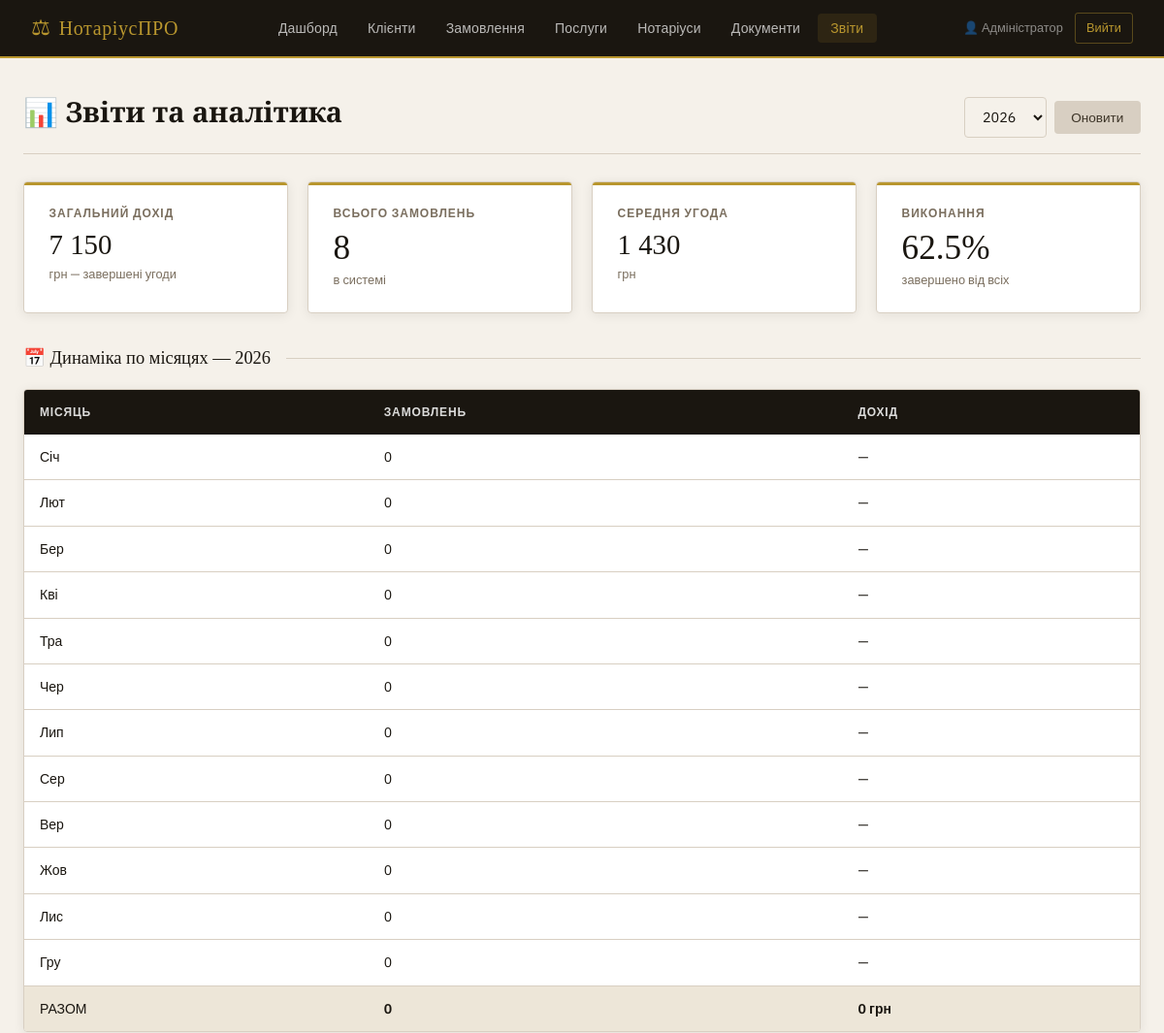
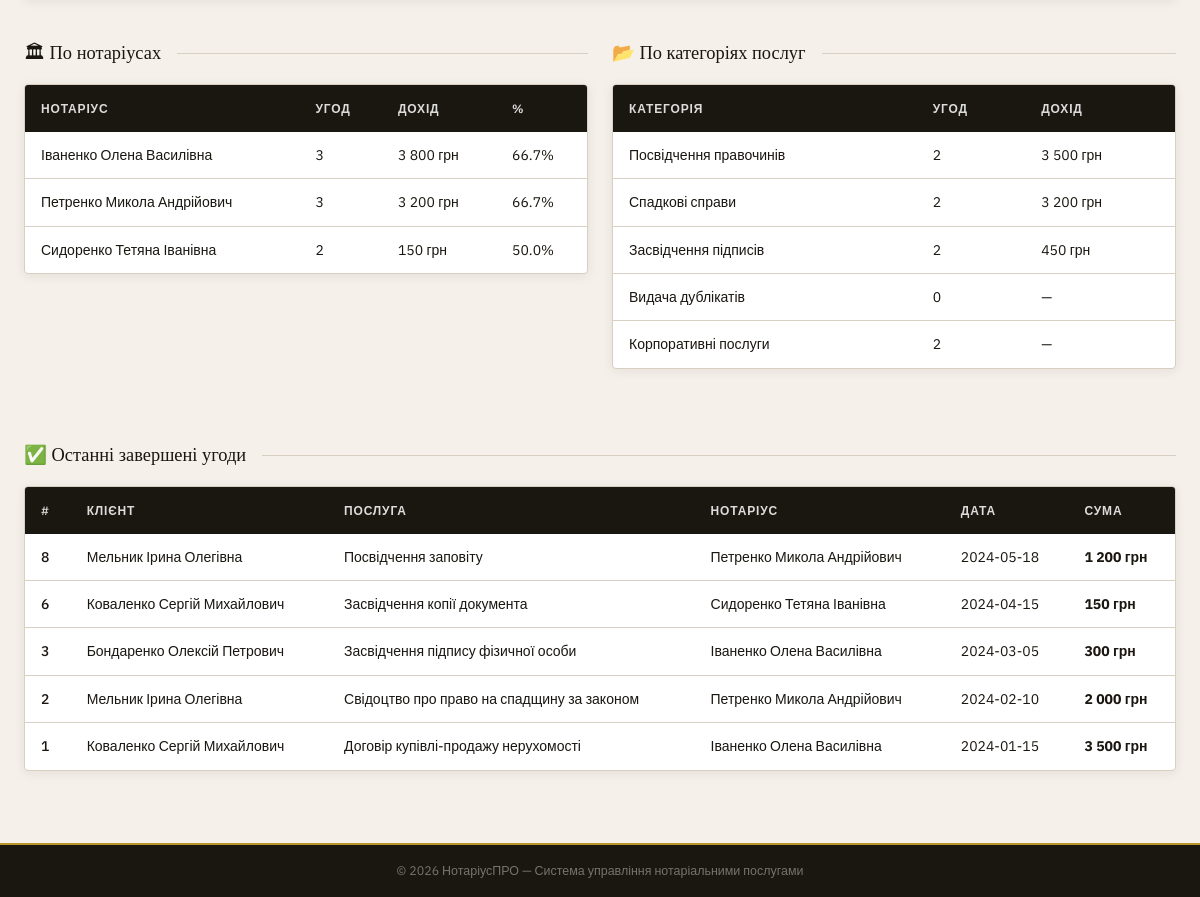
The page /pages/reports.php (signed in) on the database its author committed (2 pictures, top to bottom).
### tables this page shows
CREATE TABLE orders (
    id           INT AUTO_INCREMENT PRIMARY KEY,
    client_id    INT NOT NULL,
    notary_id    INT NOT NULL,
    service_id   INT NOT NULL,
    order_date   DATE NOT NULL,
    status       ENUM('pending','in_progress','completed','cancelled') DEFAULT 'pending',
    total_price  DECIMAL(10,2) NOT NULL,
    notes        TEXT,
    created_at   DATETIME DEFAULT CURRENT_TIMESTAMP,
    FOREIGN KEY (client_id)  REFERENCES clients(id)  ON DELETE RESTRICT,
    FOREIGN KEY (notary_id)  REFERENCES notaries(id) ON DELETE RESTRICT,
    FOREIGN KEY (service_id) REFERENCES services(id) ON DELETE RESTRICT
);

CREATE TABLE clients (
    id            INT AUTO_INCREMENT PRIMARY KEY,
    full_name     VARCHAR(150) NOT NULL,
    passport_no   VARCHAR(20)  NOT NULL UNIQUE,
    tax_id        VARCHAR(20),
    phone         VARCHAR(20),
    email         VARCHAR(100),
    address       TEXT,
    created_at    DATETIME DEFAULT CURRENT_TIMESTAMP
);

CREATE TABLE services (
    id          INT AUTO_INCREMENT PRIMARY KEY,
    category_id INT NOT NULL,
    name        VARCHAR(200) NOT NULL,
    description TEXT,
    base_price  DECIMAL(10,2) NOT NULL DEFAULT 0.00,
    FOREIGN KEY (category_id) REFERENCES service_categories(id) ON DELETE CASCADE
);

CREATE TABLE notaries (
    id          INT AUTO_INCREMENT PRIMARY KEY,
    full_name   VARCHAR(150) NOT NULL,
    license_no  VARCHAR(50)  NOT NULL UNIQUE,
    phone       VARCHAR(20),
    email       VARCHAR(100),
    address     TEXT,
    created_at  DATETIME DEFAULT CURRENT_TIMESTAMP
);

### includes/config.php (called while the page is built, shortened)
<?php
function e(string $s): string {
    return htmlspecialchars($s, ENT_QUOTES, 'UTF-8');
}

### pages/reports.php (the view, shortened to what this page needs)
<?php
require_once __DIR__ . '/../includes/config.php';
$db = getDB();
$year  = (int)($_GET['year']  ?? date('Y'));
$totalRevenue   = $db->query("SELECT COALESCE(SUM(total_price),0) FROM orders WHERE status='completed'")->fetchColumn();
$totalOrders    = $db->query("SELECT COUNT(*) FROM orders")->fetchColumn();
$avgOrder       = $db->query("SELECT COALESCE(AVG(total_price),0) FROM orders WHERE status='completed'")->fetchColumn();
$completionRate = $db->query("SELECT ROUND(SUM(status='completed')/COUNT(*)*100,1) FROM orders")->fetchColumn();
$byMonth = $db->prepare("
    SELECT MONTH(order_date) AS m,
           COUNT(*) AS cnt,
           COALESCE(SUM(CASE WHEN status='completed' THEN total_price END),0) AS revenue
    FROM orders WHERE YEAR(order_date)=?
    GROUP BY MONTH(order_date) ORDER BY m");
$byMonth->execute([$year]);
$monthlyData = $byMonth->fetchAll(PDO::FETCH_ASSOC);
$monthMap = array_column($monthlyData, null, 'm');
$byNotary = $db->query("
    SELECT n.full_name,
           COUNT(o.id) AS cnt,
           COALESCE(SUM(CASE WHEN o.status='completed' THEN o.total_price END),0) AS revenue,
           ROUND(SUM(o.status='completed')/COUNT(o.id)*100,1) AS rate
    FROM notaries n LEFT JOIN orders o ON o.notary_id=n.id
    GROUP BY n.id ORDER BY revenue DESC")->fetchAll();
$byCategory = $db->query("
    SELECT sc.name,
           COUNT(o.id) AS cnt,
           COALESCE(SUM(CASE WHEN o.status='completed' THEN o.total_price END),0) AS revenue
    FROM service_categories sc
    LEFT JOIN services s ON s.category_id=sc.id
    LEFT JOIN orders o ON o.service_id=s.id
    GROUP BY sc.id ORDER BY revenue DESC")->fetchAll();
$recentCompleted = $db->query("
    SELECT o.id, c.full_name AS client, s.name AS service,
           n.full_name AS notary, o.order_date, o.total_price
    FROM orders o
    JOIN clients c ON c.id=o.client_id
    JOIN services s ON s.id=o.service_id
    JOIN notaries n ON n.id=o.notary_id
    WHERE o.status='completed' ORDER BY o.order_date DESC LIMIT 10")->fetchAll();
$months_ua = ['','Січ','Лют','Бер','Кві','Тра','Чер','Лип','Сер','Вер','Жов','Лис','Гру'];
include __DIR__ . '/../includes/header.php';
?>
<div class="page-header">
  <h1>📊 Звіти та аналітика</h1>
  <form method="get" style="display:flex;gap:.5rem;align-items:center;">
    <select name="year" style="width:auto;">
      <?php for ($y=2022;$y<=date('Y');$y++): ?>
      <option value="<?= $y ?>" <?= $y===$year?'selected':'' ?>><?= $y ?></option>
      <?php endfor; ?>
    </select>
    <button class="btn btn-secondary" type="submit">Оновити</button>
  </form>
</div>
<div class="stats-grid" style="margin-bottom:2rem;">
  <div class="stat-card">
    <div class="label">Загальний дохід</div>
    <div class="value" style="font-size:1.8rem;"><?= number_format($totalRevenue,0,',',' ') ?></div>
    <div class="sub">грн — завершені угоди</div>
  </div>
  <div class="stat-card">
    <div class="label">Всього замовлень</div>
    <div class="value"><?= $totalOrders ?></div>
    <div class="sub">в системі</div>
  </div>
  <div class="stat-card">
    <div class="label">Середня угода</div>
    <div class="value" style="font-size:1.8rem;"><?= number_format($avgOrder,0,',',' ') ?></div>
    <div class="sub">грн</div>
  </div>
  <div class="stat-card">
    <div class="label">Виконання</div>
    <div class="value"><?= $completionRate ?>%</div>
    <div class="sub">завершено від всіх</div>
  </div>
</div>
<div class="section">
  <div class="section-title">📅 Динаміка по місяцях — <?= $year ?></div>
  <div class="table-wrap">
    <table>
      <thead><tr><th>Місяць</th><th>Замовлень</th><th>Дохід</th></tr></thead>
      <tbody>
        <?php for ($m=1;$m<=12;$m++):
          $d = $monthMap[$m] ?? ['cnt'=>0,'revenue'=>0]; ?>
        <tr>
          <td><?= $months_ua[$m] ?></td>
          <td><?= $d['cnt'] ?></td>
          <td><?= $d['revenue']>0 ? number_format($d['revenue'],0,',',' ').' грн' : '—' ?></td>
        </tr>
        <?php endfor; ?>
        <tr style="background:var(--parchment);font-weight:600;">
          <td>РАЗОМ</td>
          <td><?= array_sum(array_column($monthlyData,'cnt')) ?></td>
          <td><?= number_format(array_sum(array_column($monthlyData,'revenue')),0,',',' ') ?> грн</td>
        </tr>
      </tbody>
    </table>
  </div>
</div>
<div style="display:grid;grid-template-columns:1fr 1fr;gap:1.5rem;margin-bottom:2rem;">
  <div class="section">
    <div class="section-title">🏛 По нотаріусах</div>
    <div class="table-wrap">
      <table>
        <thead><tr><th>Нотаріус</th><th>Угод</th><th>Дохід</th><th>%</th></tr></thead>
        <tbody>
        <?php foreach ($byNotary as $n): ?>
        <tr>
          <td><?= e($n['full_name']) ?></td>
          <td><?= $n['cnt'] ?></td>
          <td><?= number_format($n['revenue'],0,',',' ') ?> грн</td>
          <td><?= $n['rate'] ?>%</td>
        </tr>
        <?php endforeach; ?>
        </tbody>
      </table>
    </div>
  </div>
  <div class="section">
    <div class="section-title">📂 По категоріях послуг</div>
    <div class="table-wrap">
      <table>
        <thead><tr><th>Категорія</th><th>Угод</th><th>Дохід</th></tr></thead>
        <tbody>
        <?php foreach ($byCategory as $c): ?>
        <tr>
          <td><?= e($c['name']) ?></td>
          <td><?= $c['cnt'] ?></td>
          <td><?= $c['revenue']>0 ? number_format($c['revenue'],0,',',' ').' грн' : '—' ?></td>
        </tr>
        <?php endforeach; ?>
        </tbody>
      </table>
    </div>
  </div>
</div>
<div class="section">
  <div class="section-title">✅ Останні завершені угоди</div>
  <div class="table-wrap">
    <table>
      <thead><tr><th>#</th><th>Клієнт</th><th>Послуга</th><th>Нотаріус</th><th>Дата</th><th>Сума</th></tr></thead>
      <tbody>
      <?php foreach ($recentCompleted as $r): ?>
      <tr>
        <td><?= $r['id'] ?></td>
        <td><?= e($r['client']) ?></td>
        <td><?= e($r['service']) ?></td>
        <td><?= e($r['notary']) ?></td>
        <td><?= e($r['order_date']) ?></td>
        <td><strong><?= number_format($r['total_price'],0,',',' ') ?> грн</strong></td>
      </tr>
      <?php endforeach; ?>
      </tbody>
    </table>
  </div>
</div>
<?php include __DIR__ . '/../includes/footer.php'; ?>

### assets/css/style.css (style rules this page uses)
:root { --cream: #f5f1ea; --parchment:#ede6d8; --gold: #b8962e; --gold-lt: #d4af51; --ink: #1a1610; --ink-soft: #3d3528; --muted: #7a6e5e; --line: #d8cfc2; --white: #ffffff; --red: #b03a2e; --green: #2e7d4f; --blue: #1a4a6e; --orange: #c0622a; --font-display: 'Playfair Display', Georgia, serif; --font-body: 'IBM Plex Sans', sans-serif; --radius: 4px; --shadow: 0 2px 12px rgba(26,22,16,.08); --shadow-lg: 0 8px 32px rgba(26,22,16,.13); }
*, *::before, *::after { box-sizing: border-box; margin: 0; padding: 0; }
body { font-family: var(--font-body); background: var(--cream); color: var(--ink); font-size: 15px; line-height: 1.6; min-height: 100vh; display: flex; flex-direction: column; }
.page-header { display: flex; align-items: baseline; justify-content: space-between; margin-bottom: 1.75rem; padding-bottom: 1rem; border-bottom: 1px solid var(--line); }
.page-header h1 { font-family: var(--font-display); font-size: 1.8rem; color: var(--ink); font-weight: 700; }
.stats-grid { display: grid; grid-template-columns: repeat(auto-fit, minmax(210px, 1fr)); gap: 1.25rem; margin-bottom: 2rem; }
.stat-card { background: var(--white); border: 1px solid var(--line); border-radius: var(--radius); padding: 1.4rem 1.6rem; box-shadow: var(--shadow); position: relative; overflow: hidden; }
.stat-card::before { content: ''; position: absolute; top: 0; left: 0; right: 0; height: 3px; background: var(--gold); }
.stat-card .label { font-size: .75rem; font-weight: 600; text-transform: uppercase; letter-spacing: .08em; color: var(--muted); margin-bottom: .5rem; }
.stat-card .value { font-family: var(--font-display); font-size: 2.2rem; color: var(--ink); line-height: 1; }
.stat-card .sub { font-size: .8rem; color: var(--muted); margin-top: .4rem; }
.table-wrap { background: var(--white); border: 1px solid var(--line); border-radius: var(--radius); box-shadow: var(--shadow); overflow: auto; }
table { width: 100%; border-collapse: collapse; font-size: .875rem; }
thead th { background: var(--ink); color: rgba(255,255,255,.85); font-weight: 600; font-size: .75rem; text-transform: uppercase; letter-spacing: .07em; padding: .85rem 1rem; text-align: left; white-space: nowrap; }
tbody tr { border-bottom: 1px solid var(--line); }
tbody tr:last-child { border-bottom: none; }
tbody td { padding: .75rem 1rem; vertical-align: middle; }
tbody td:first-child { font-weight: 500; }
.btn { display: inline-flex; align-items: center; gap: .4rem; padding: .5rem 1.1rem; border: none; border-radius: var(--radius); cursor: pointer; font-family: var(--font-body); font-size: .85rem; font-weight: 500; text-decoration: none; transition: opacity .15s, transform .1s; white-space: nowrap; }
.btn-secondary { background: var(--line); color: var(--ink-soft); }
input, select, textarea { width: 100%; padding: .6rem .85rem; border: 1px solid var(--line); border-radius: var(--radius); font-family: var(--font-body); font-size: .9rem; color: var(--ink); background: var(--cream); transition: border-color .2s, box-shadow .2s; }
.section { margin-bottom: 2.5rem; }
.section-title { font-family: var(--font-display); font-size: 1.15rem; color: var(--ink); margin-bottom: 1rem; display: flex; align-items: center; gap: .5rem; }
.section-title::after { content: ''; flex: 1; height: 1px; background: var(--line); margin-left: .5rem; }

### rows shown on the page
orders: id "8", client.full_name "Мельник Ірина Олегівна", service.name "Посвідчення заповіту", notary.full_name "Петренко Микола Андрійович", order_date "2024-05-18", total_price "1 200"
orders: id "6", client.full_name "Коваленко Сергій Михайлович", service.name "Засвідчення копії документа", notary.full_name "Сидоренко Тетяна Іванівна", order_date "2024-04-15", total_price "150"
orders: id "3", client.full_name "Бондаренко Олексій Петрович", service.name "Засвідчення підпису фізичної особи", notary.full_name "Іваненко Олена Василівна", order_date "2024-03-05", total_price "300"
orders: id "2", client.full_name "Мельник Ірина Олегівна", service.name "Свідоцтво про право на спадщину за законом", notary.full_name "Петренко Микола Андрійович", order_date "2024-02-10", total_price "2 000"
orders: id "1", client.full_name "Коваленко Сергій Михайлович", service.name "Договір купівлі-продажу нерухомості", notary.full_name "Іваненко Олена Василівна", order_date "2024-01-15", total_price "3 500"

### other values the page prints
SITE_NAME "НотаріусПРО"
$u['name'] "Адміністратор"
$totalRevenue "7 150"
$totalOrders "8"
$avgOrder "1 430"
$completionRate "62.5"
$months_ua[$m] "Січ"
$d['cnt'] "0"
$months_ua[$m] "Лют"
$months_ua[$m] "Бер"
$months_ua[$m] "Кві"
$months_ua[$m] "Тра"
$months_ua[$m] "Чер"
$months_ua[$m] "Лип"
$months_ua[$m] "Сер"
